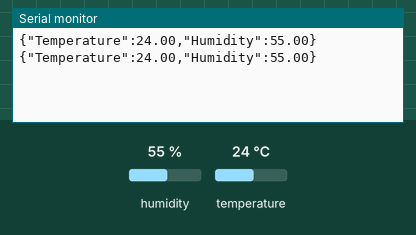
Bench run of a sketch on a simulated Arduino Uno, built with avr-gcc and run on an emulated ATmega328P. Shown: the last lines printed to the serial monitor. The test bench sets the inputs (shaded band); at power-on: humidity 55 %, temperature 24 °C.

Above: at 5.8 s.
5.9 s: humidity set to 22 %
At 10.5 s:
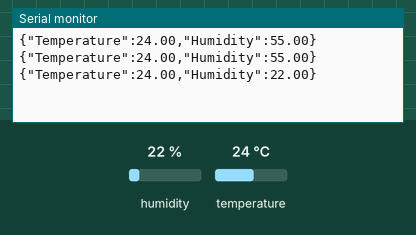
11.9 s: temperature set to 12 °C
At 16.4 s:
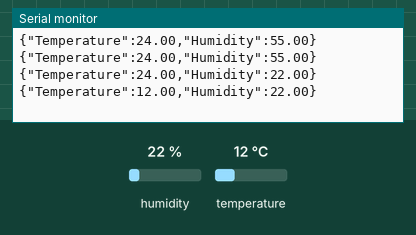
17.9 s: humidity set to 40 %
At 21.1 s:
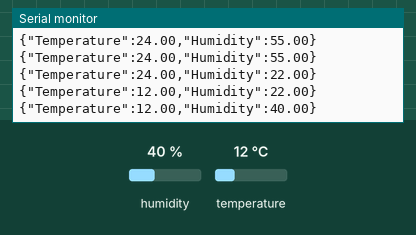
Timing chart, 0 to 22.6 s (numbered marks = the images above; inputs shaded):
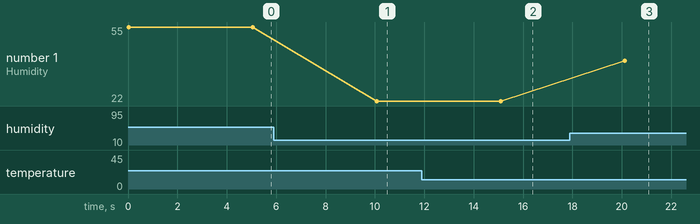

The sketch:

dht11JSON.ino
```cpp
// Send DHT11 serial data through USB, formatted in JSON style
// Library
#include <dht.h>
// Instanciate the sensor
dht DHT;
// DATA Pin from DHT11 to Arduino
#define DHT11_PIN 11

void setup(){
  Serial.begin(9600);
}

void loop()
{
  int chk = DHT.read11(DHT11_PIN);
  Serial.print("{\"Temperature\":");
  Serial.print(DHT.temperature);
  Serial.print(",\"Humidity\":");
  Serial.print(DHT.humidity);
  Serial.println("}");
  delay(5000);


}
```

Measured:
- after the input at 5.9 s, the serial monitor: prints a new line after 4.2 s (image 1)
- after the input at 11.9 s, the serial monitor: prints a new line after 3.2 s (image 2)
- after the input at 17.9 s, the serial monitor: prints a new line after 2.2 s (image 3)
- plotted number 1: 55 → 22 after the input at 5.9 s, 22 → 40 after the input at 17.9 s
